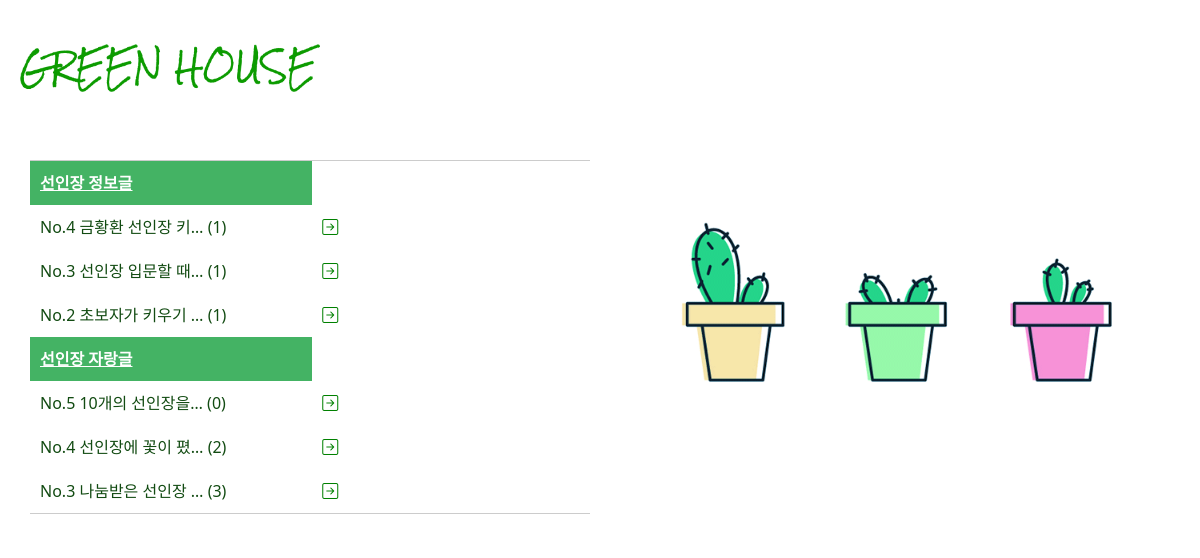
The page / on the database its author committed.
### board/models.py (models this page shows, shortened)
class Repository(models.Model):
    name = models.CharField(max_length=40)
    description = models.CharField(max_length=200)
    deadline = models.DateTimeField()
    created = models.DateTimeField(auto_now_add=True)
    updated = models.DateTimeField(auto_now=True)
    class Meta:
        verbose_name_plural = 'Repositories'
        ordering = ['deadline']

class Introduction(models.Model):
    repository = models.ForeignKey(Repository, on_delete=models.CASCADE)  # intro1.repository
    title = models.CharField(max_length=30)
    number = models.IntegerField(default=1)
    contents = models.TextField(max_length=300)
    writer = models.CharField(max_length=10)
    class Meta:
        ordering = ['-number']

### board/views.py (the view)
# urls.py: path('', views.RepositoryListView.as_view(), name='repository_list'),    #jat:repository_list
class RepositoryListView(generic.ListView):
    model = Repository

### board/templates/board/repository_list.html (shortened to what this page needs)
{% extends 'base.html' %}
{% block content %}
    {%  load staticfiles %}
    {%  load static %}
    <link rel="stylesheet" type="text/css" href="{% static 'polls/repository_list.css' %}">
    <div>
        <div class="left">
            <br>
            <img src="{% static 'img/logo.png' %}" style="width: 300px; ">
            <br>
            <br>
            <br>
            <table class="type10">
                <tr>
                    {% for repository in repository_list %}
                        <thead>
                        <th>
                            <a href="{% url 'board:repository_detail' pk=repository.pk %}" style="color: white";>{{ repository.name }}<br>
                            </a>
                        </th>
                        </tr>
                        <tbody>
                        <tr>
                            {% for introduction in repository.introduction_set.all|slice:':3' %}
                                <tr>
                                    <td>No.{{ introduction.number }} {{ introduction.title|truncatechars:10 }} ({{introduction.comment_set.all.count}})</td>
                                    <td><a href="{% url 'board:introduction_detail' repository_pk=repository.pk pk=introduction.pk %}" style="color: green";><i class="bi bi-arrow-right-square "></i></a></td>
                                </tr>
                            {% endfor %}
                    {% endfor %}
                    </tr>
                    </tbody>
            </table>
        </div>
        <div class="right">
        </div>
    </div>
{% endblock %}

### board/templates/base.html (shortened to what this page needs)
<!DOCTYPE html>
<html lang="en">
<head>
    <link href="https://cdn.jsdelivr.net/npm/bootstrap@5.0.1/dist/css/bootstrap.min.css" rel="stylesheet">
    <link rel="stylesheet" href="https://cdn.jsdelivr.net/npm/bootstrap-icons@1.5.0/font/bootstrap-icons.css">
</head>
<body>
{% block content %}
{% endblock %}
</body>
</html>

### board/static/polls/repository_list.css (style rules this page uses)
body { margin:20px; }
div { width: 100%; height: 500px; }
div.left { width: 50%; float: left; box-sizing: border-box; }
div.right { width: 45%; margin-top: 10px; float: right; background-size: contain; background-repeat: no-repeat; background-image: url("../img/background2.gif"); }
table.type10 { border-collapse: collapse; text-align: left; line-height: 1.5; border-top: 1px solid #ccc; border-bottom: 1px solid #ccc; margin: 20px 10px; }
table.type10 thead th { width: 150px; padding: 10px; font-weight: bold; vertical-align: top; color: #fff; background: #44b364; margin: 20px 10px; }
table.type10 td { color: #124b12; width: 350px; padding: 10px; vertical-align: top; }

### rows shown on the page
Repository: name "선인장 정보글"
Introduction: number "4", title "금황환 선인장 키…", comment_set.all.count "1"
Introduction: number "3", title "선인장 입문할 때…", comment_set.all.count "1"
Introduction: number "2", title "초보자가 키우기 …", comment_set.all.count "1"
Repository: name "선인장 자랑글"
Introduction: number "5", title "10개의 선인장을…", comment_set.all.count "0"
Introduction: number "4", title "선인장에 꽃이 폈…", comment_set.all.count "2"
Introduction: number "3", title "나눔받은 선인장 …", comment_set.all.count "3"
